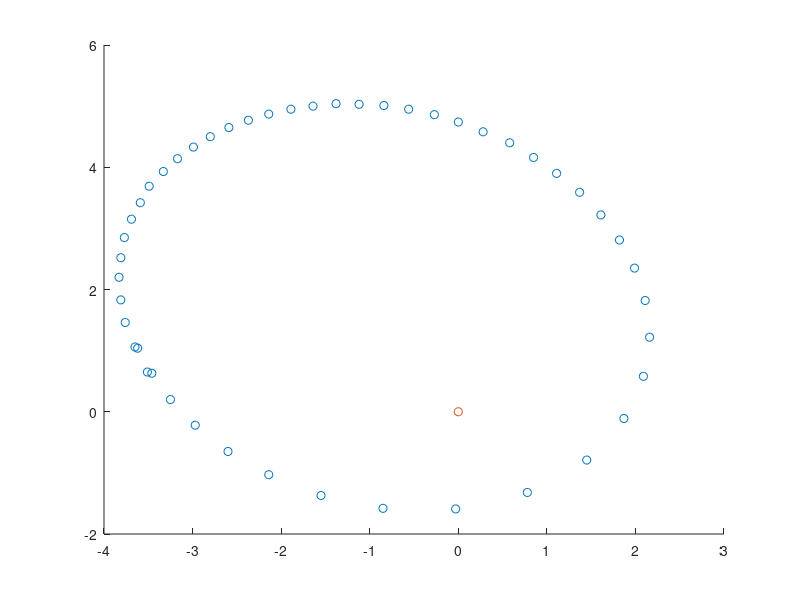

MATLAB code to generate this figure:
%%% Inport data for satellite position in orbit

x_axis = [-3.62 -3.46 -3.25 -2.97 -2.60 -2.14 -1.55 -0.85 -0.03 0.78 1.45 1.87 2.09 2.16 2.11 1.99 1.82 1.61 1.37 1.11 0.85 0.58 0.28 0.00 -0.27 -0.56 -0.84 -1.12 -1.38 -1.64 -1.89 -2.14 -2.37 -2.59 -2.80 -2.99 -3.17 -3.33 -3.49 -3.59 -3.69 -3.77 -3.81 -3.83 -3.81 -3.76 -3.65 -3.51];
y_axis = [1.04 0.63 0.20 -0.22 -0.65 -1.03 -1.37 -1.58 -1.59 -1.32 -0.79 -0.11 0.58 1.22 1.82 2.35 2.81 3.22 3.59 3.90 4.16 4.40 4.58 4.74 4.86 4.95 5.01 5.03 5.04 5.00 4.95 4.87 4.77 4.65 4.50 4.33 4.14 3.93 3.69 3.42 3.15 2.85 2.52 2.20 1.83 1.46 1.06 0.65];
time_elapsed = 0:0.25:11.75;

%%% Graph data to show entire orbit

scatter(x_axis, y_axis)
hold on;
scatter(0,0,'black')

%%% Estimate semi-major axis of orbit

[d1,d2] = size(x_axis);
distances = 0:0:d2;

for index = 1:d2
    distances(index) = sqrt(x_axis(index)^2 + y_axis(index)^2);
end

max_dist = max(distances);
min_dist = min(distances);
farthest = [x_axis(find(distances == max_dist)), y_axis(find(distances == max_dist))];
closest = [x_axis(find(distances == min_dist)), y_axis(find(distances == min_dist))];

semi_major_axis = (sqrt((farthest(2)-closest(2))^2 + (farthest(1)-closest(1))^2))/2; % lunar radii

%%% Estimate eccentricity of orbit

% Here, we use the fact that the satellite is basically massless when
% compared with the moon, so the moon is basically the center of mass of
% the system
eccentricity = (max_dist - min_dist)/(max_dist + min_dist);

%%% Estimate mass of moon

% let the period of the orbit be 11.5 hours with 0.14 uncertainty
orbital_period = 11.5 * 60 * 60; % in seconds
mass_of_system = (semi_major_axis*1.7371*10^6)^3*4*pi^2/(6.67408*10^-11*(orbital_period)^2) % in kg
accecpted_mass_of_moon = 7.34767*10^22 % in kg

% Estimating uncertainty here is tricky, because there's not much
% uncertainty to begin with. We don't have an uncertainty in the
% satellite's position, which means we can't calculate an uncertainty in
% the semimajor axis or the eccentricity. Based on the estimated
% uncertainty in the orbit, however, I estimate the uncertainty in the
% mass of the moon to be roughly the same % uncertainty as in the period of
% the orbit, about 1.2% uncertainty. Using this uncertainty, the accepted
% value of the mass of the moon does fall within the error bars for our
% calculated value. Since the uncertainty was 1.2%, I give it a 98.8%
% likihood that the accepted value of the moon is within our uncertainty
% range. 
